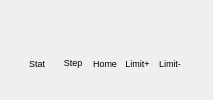
              <widget class="QFrame" name="frame_4" >
               <property name="frameShape" >
                <enum>QFrame::NoFrame</enum>
               </property>
               <property name="frameShadow" >
                <enum>QFrame::Raised</enum>
               </property>
               <layout class="QHBoxLayout" >
                <property name="spacing" >
                 <number>0</number>
                </property>
                <property name="leftMargin" >
                 <number>0</number>
                </property>
                <property name="topMargin" >
                 <number>0</number>
                </property>
                <property name="rightMargin" >
                 <number>0</number>
                </property>
                <property name="bottomMargin" >
                 <number>0</number>
                </property>
                <item>
                 <spacer>
                  <property name="orientation" >
                   <enum>Qt::Horizontal</enum>
                  </property>
                  <property name="sizeHint" >
                   <size>
                    <width>21</width>
                    <height>20</height>
                   </size>
                  </property>
                 </spacer>
                </item>
                <item>
                 <widget class="QFrame" name="frame_leds" >
                  <property name="sizePolicy" >
                   <sizepolicy vsizetype="Fixed" hsizetype="Fixed" >
                    <horstretch>0</horstretch>
                    <verstretch>0</verstretch>
                   </sizepolicy>
                  </property>
                  <property name="minimumSize" >
                   <size>
                    <width>171</width>
                    <height>48</height>
                   </size>
                  </property>
                  <property name="maximumSize" >
                   <size>
                    <width>171</width>
                    <height>48</height>
                   </size>
                  </property>
                  <property name="frameShape" >
                   <enum>QFrame::NoFrame</enum>
                  </property>
                  <property name="frameShadow" >
                   <enum>QFrame::Raised</enum>
                  </property>
                  <layout class="QGridLayout" >
                   <property name="leftMargin" >
                    <number>2</number>
                   </property>
                   <property name="topMargin" >
                    <number>2</number>
                   </property>
                   <property name="rightMargin" >
                    <number>2</number>
                   </property>
                   <property name="bottomMargin" >
                    <number>2</number>
                   </property>
                   <property name="horizontalSpacing" >
                    <number>2</number>
                   </property>
                   <property name="verticalSpacing" >
                    <number>2</number>
                   </property>
                   <item row="1" column="1" >
                    <widget class="QLabel" name="textLabel1_6_4" >
                     <property name="font" >
                      <font>
                       <pointsize>7</pointsize>
                      </font>
                     </property>
                     <property name="text" >
                      <string>&lt;html>&lt;head>&lt;meta name="qrichtext" content="1" />&lt;style type="text/css">
p, li { white-space: pre-wrap; }
&lt;/style>&lt;/head>&lt;body style=" font-family:'Sans Serif'; font-size:7pt; font-weight:400; font-style:normal; text-decoration:none;">
&lt;p style=" margin-top:0px; margin-bottom:0px; margin-left:0px; margin-right:0px; -qt-block-indent:0; text-indent:0px;">Step&lt;/p>&lt;/body>&lt;/html></string>
                     </property>
                     <property name="alignment" >
                      <set>Qt::AlignCenter</set>
                     </property>
                    </widget>
                   </item>
                   <item row="0" column="3" >
                    <widget class="Led" name="LedLimitPos" >
                     <property name="sizePolicy" >
                      <sizepolicy vsizetype="Fixed" hsizetype="Fixed" >
                       <horstretch>0</horstretch>
                       <verstretch>0</verstretch>
                      </sizepolicy>
                     </property>
                     <property name="minimumSize" >
                      <size>
                       <width>24</width>
                       <height>24</height>
                      </size>
                     </property>
                     <property name="maximumSize" >
                      <size>
                       <width>24</width>
                       <height>24</height>
                      </size>
                     </property>
                     <property name="palette" >
                      <palette>
                       <active>
                        <colorrole role="Base" >
                         <brush brushstyle="SolidPattern" >
                          <color alpha="255" >
                           <red>255</red>
                           <green>255</green>
                           <blue>255</blue>
                          </color>
                         </brush>
                        </colorrole>
                        <colorrole role="Window" >
                         <brush brushstyle="SolidPattern" >
                          <color alpha="255" >
                           <red>85</red>
                           <green>255</green>
                           <blue>127</blue>
                          </color>
                         </brush>
                        </colorrole>
                       </active>
                       <inactive>
                        <colorrole role="Base" >
                         <brush brushstyle="SolidPattern" >
                          <color alpha="255" >
                           <red>255</red>
                           <green>255</green>
                           <blue>255</blue>
                          </color>
                         </brush>
                        </colorrole>
                        <colorrole role="Window" >
                         <brush brushstyle="SolidPattern" >
                          <color alpha="255" >
                           <red>85</red>
                           <green>255</green>
                           <blue>127</blue>
                          </color>
                         </brush>
                        </colorrole>
                       </inactive>
                       <disabled>
                        <colorrole role="Base" >
                         <brush brushstyle="SolidPattern" >
                          <color alpha="255" >
                           <red>85</red>
                           <green>255</green>
                           <blue>127</blue>
                          </color>
                         </brush>
                        </colorrole>
                        <colorrole role="Window" >
                         <brush brushstyle="SolidPattern" >
                          <color alpha="255" >
                           <red>85</red>
                           <green>255</green>
                           <blue>127</blue>
                          </color>
                         </brush>
                        </colorrole>
                       </disabled>
                      </palette>
                     </property>
                    </widget>
                   </item>
                   <item row="1" column="0" >
                    <widget class="QLabel" name="textLabel1_6_5" >
                     <property name="font" >
                      <font>
                       <pointsize>7</pointsize>
                      </font>
                     </property>
                     <property name="text" >
                      <string>Stat</string>
                     </property>
                     <property name="alignment" >
                      <set>Qt::AlignLeading|Qt::AlignLeft|Qt::AlignVCenter</set>
                     </property>
                    </widget>
                   </item>
                   <item row="0" column="2" >
                    <widget class="Led" name="LedHome" >
                     <property name="sizePolicy" >
                      <sizepolicy vsizetype="Fixed" hsizetype="Fixed" >
                       <horstretch>0</horstretch>
                       <verstretch>0</verstretch>
                      </sizepolicy>
                     </property>
                     <property name="minimumSize" >
                      <size>
                       <width>24</width>
                       <height>24</height>
                      </size>
                     </property>
                     <property name="maximumSize" >
                      <size>
                       <width>24</width>
                       <height>24</height>
                      </size>
                     </property>
                     <property name="palette" >
                      <palette>
                       <active>
                        <colorrole role="Base" >
                         <brush brushstyle="SolidPattern" >
                          <color alpha="255" >
                           <red>255</red>
                           <green>255</green>
                           <blue>255</blue>
                          </color>
                         </brush>
                        </colorrole>
                        <colorrole role="Window" >
                         <brush brushstyle="SolidPattern" >
                          <color alpha="255" >
                           <red>255</red>
                           <green>255</green>
                           <blue>127</blue>
                          </color>
                         </brush>
                        </colorrole>
                       </active>
                       <inactive>
                        <colorrole role="Base" >
                         <brush brushstyle="SolidPattern" >
                          <color alpha="255" >
                           <red>255</red>
                           <green>255</green>
                           <blue>255</blue>
                          </color>
                         </brush>
                        </colorrole>
                        <colorrole role="Window" >
                         <brush brushstyle="SolidPattern" >
                          <color alpha="255" >
                           <red>255</red>
                           <green>255</green>
                           <blue>127</blue>
                          </color>
                         </brush>
                        </colorrole>
                       </inactive>
                       <disabled>
                        <colorrole role="Base" >
                         <brush brushstyle="SolidPattern" >
                          <color alpha="255" >
                           <red>255</red>
                           <green>255</green>
                           <blue>127</blue>
                          </color>
                         </brush>
                        </colorrole>
                        <colorrole role="Window" >
                         <brush brushstyle="SolidPattern" >
                          <color alpha="255" >
                           <red>255</red>
                           <green>255</green>
                           <blue>127</blue>
                          </color>
                         </brush>
                        </colorrole>
                       </disabled>
                      </palette>
                     </property>
                    </widget>
                   </item>
                   <item row="1" column="2" >
                    <widget class="QLabel" name="textLabel1_6_3" >
                     <property name="font" >
                      <font>
                       <pointsize>7</pointsize>
                      </font>
                     </property>
                     <property name="text" >
                      <string>Home</string>
                     </property>
                     <property name="alignment" >
                      <set>Qt::AlignCenter</set>
                     </property>
                    </widget>
                   </item>
                   <item row="1" column="3" >
                    <widget class="QLabel" name="textLabel1_6" >
                     <property name="font" >
                      <font>
                       <pointsize>7</pointsize>
                      </font>
                     </property>
                     <property name="text" >
                      <string>Limit+</string>
                     </property>
                     <property name="alignment" >
                      <set>Qt::AlignCenter</set>
                     </property>
                    </widget>
                   </item>
                   <item row="0" column="1" >
                    <widget class="Led" name="LedStep" >
                     <property name="sizePolicy" >
                      <sizepolicy vsizetype="Fixed" hsizetype="Fixed" >
                       <horstretch>0</horstretch>
                       <verstretch>0</verstretch>
                      </sizepolicy>
                     </property>
                     <property name="minimumSize" >
                      <size>
                       <width>24</width>
                       <height>24</height>
                      </size>
                     </property>
                     <property name="maximumSize" >
                      <size>
                       <width>24</width>
                       <height>24</height>
                      </size>
                     </property>
                     <property name="palette" >
                      <palette>
                       <active>
                        <colorrole role="Base" >
                         <brush brushstyle="SolidPattern" >
                          <color alpha="255" >
                           <red>255</red>
                           <green>255</green>
                           <blue>255</blue>
                          </color>
                         </brush>
                        </colorrole>
                        <colorrole role="Window" >
                         <brush brushstyle="SolidPattern" >
                          <color alpha="255" >
                           <red>85</red>
                           <green>255</green>
                           <blue>255</blue>
                          </color>
                         </brush>
                        </colorrole>
                       </active>
                       <inactive>
                        <colorrole role="Base" >
                         <brush brushstyle="SolidPattern" >
                          <color alpha="255" >
                           <red>255</red>
                           <green>255</green>
                           <blue>255</blue>
                          </color>
                         </brush>
                        </colorrole>
                        <colorrole role="Window" >
                         <brush brushstyle="SolidPattern" >
                          <color alpha="255" >
                           <red>85</red>
                           <green>255</green>
                           <blue>255</blue>
                          </color>
                         </brush>
                        </colorrole>
                       </inactive>
                       <disabled>
                        <colorrole role="Base" >
                         <brush brushstyle="SolidPattern" >
                          <color alpha="255" >
                           <red>85</red>
                           <green>255</green>
                           <blue>255</blue>
                          </color>
                         </brush>
                        </colorrole>
                        <colorrole role="Window" >
                         <brush brushstyle="SolidPattern" >
                          <color alpha="255" >
                           <red>85</red>
                           <green>255</green>
                           <blue>255</blue>
                          </color>
                         </brush>
                        </colorrole>
                       </disabled>
                      </palette>
                     </property>
                    </widget>
                   </item>
                   <item row="1" column="4" >
                    <widget class="QLabel" name="textLabel1_6_2" >
                     <property name="font" >
                      <font>
                       <pointsize>7</pointsize>
                      </font>
                     </property>
                     <property name="text" >
                      <string>Limit-</string>
                     </property>
                     <property name="alignment" >
                      <set>Qt::AlignCenter</set>
                     </property>
                    </widget>
                   </item>
                   <item row="0" column="4" >
                    <widget class="Led" name="LedLimitNeg" >
                     <property name="sizePolicy" >
                      <sizepolicy vsizetype="Fixed" hsizetype="Fixed" >
                       <horstretch>0</horstretch>
                       <verstretch>0</verstretch>
                      </sizepolicy>
                     </property>
                     <property name="minimumSize" >
                      <size>
                       <width>24</width>
                       <height>24</height>
                      </size>
                     </property>
                     <property name="maximumSize" >
                      <size>
                       <width>24</width>
                       <height>24</height>
                      </size>
                     </property>
                     <property name="palette" >
                      <palette>
                       <active>
                        <colorrole role="Base" >
                         <brush brushstyle="SolidPattern" >
                          <color alpha="255" >
                           <red>255</red>
                           <green>255</green>
                           <blue>255</blue>
                          </color>
                         </brush>
                        </colorrole>
                        <colorrole role="Window" >
                         <brush brushstyle="SolidPattern" >
                          <color alpha="255" >
                           <red>255</red>
                           <green>85</green>
                           <blue>255</blue>
                          </color>
                         </brush>
                        </colorrole>
                       </active>
                       <inactive>
                        <colorrole role="Base" >
                         <brush brushstyle="SolidPattern" >
                          <color alpha="255" >
                           <red>255</red>
                           <green>255</green>
                           <blue>255</blue>
                          </color>
                         </brush>
                        </colorrole>
                        <colorrole role="Window" >
                         <brush brushstyle="SolidPattern" >
                          <color alpha="255" >
                           <red>255</red>
                           <green>85</green>
                           <blue>255</blue>
                          </color>
                         </brush>
                        </colorrole>
                       </inactive>
                       <disabled>
                        <colorrole role="Base" >
                         <brush brushstyle="SolidPattern" >
                          <color alpha="255" >
                           <red>255</red>
                           <green>85</green>
                           <blue>255</blue>
                          </color>
                         </brush>
                        </colorrole>
                        <colorrole role="Window" >
                         <brush brushstyle="SolidPattern" >
                          <color alpha="255" >
                           <red>255</red>
                           <green>85</green>
                           <blue>255</blue>
                          </color>
                         </brush>
                        </colorrole>
                       </disabled>
                      </palette>
                     </property>
                    </widget>
                   </item>
                   <item row="0" column="0" >
                    <widget class="Led" name="LedError" >
                     <property name="sizePolicy" >
                      <sizepolicy vsizetype="Fixed" hsizetype="Fixed" >
                       <horstretch>0</horstretch>
                       <verstretch>0</verstretch>
                      </sizepolicy>
                     </property>
                     <property name="minimumSize" >
                      <size>
                       <width>24</width>
                       <height>24</height>
                      </size>
                     </property>
                     <property name="maximumSize" >
                      <size>
                       <width>24</width>
                       <height>24</height>
                      </size>
                     </property>
                     <property name="palette" >
                      <palette>
                       <active>
                        <colorrole role="Base" >
                         <brush brushstyle="SolidPattern" >
                          <color alpha="255" >
                           <red>255</red>
                           <green>255</green>
                           <blue>255</blue>
                          </color>
                         </brush>
                        </colorrole>
                        <colorrole role="Window" >
                         <brush brushstyle="SolidPattern" >
                          <color alpha="255" >
                           <red>101</red>
                           <green>148</green>
                           <blue>235</blue>
                          </color>
                         </brush>
                        </colorrole>
                       </active>
                       <inactive>
                        <colorrole role="Base" >
                         <brush brushstyle="SolidPattern" >
                          <color alpha="255" >
                           <red>255</red>
                           <green>255</green>
                           <blue>255</blue>
                          </color>
                         </brush>
                        </colorrole>
                        <colorrole role="Window" >
                         <brush brushstyle="SolidPattern" >
                          <color alpha="255" >
                           <red>101</red>
                           <green>148</green>
                           <blue>235</blue>
                          </color>
                         </brush>
                        </colorrole>
                       </inactive>
                       <disabled>
                        <colorrole role="Base" >
                         <brush brushstyle="SolidPattern" >
                          <color alpha="255" >
                           <red>101</red>
                           <green>148</green>
                           <blue>235</blue>
                          </color>
                         </brush>
                        </colorrole>
                        <colorrole role="Window" >
                         <brush brushstyle="SolidPattern" >
                          <color alpha="255" >
                           <red>101</red>
                           <green>148</green>
                           <blue>235</blue>
                          </color>
                         </brush>
                        </colorrole>
                       </disabled>
                      </palette>
                     </property>
                    </widget>
                   </item>
                  </layout>
                 </widget>
                </item>
                <item>
                 <spacer>
                  <property name="orientation" >
                   <enum>Qt::Horizontal</enum>
                  </property>
                  <property name="sizeHint" >
                   <size>
                    <width>21</width>
                    <height>20</height>
                   </size>
                  </property>
                 </spacer>
                </item>
               </layout>
              </widget>
